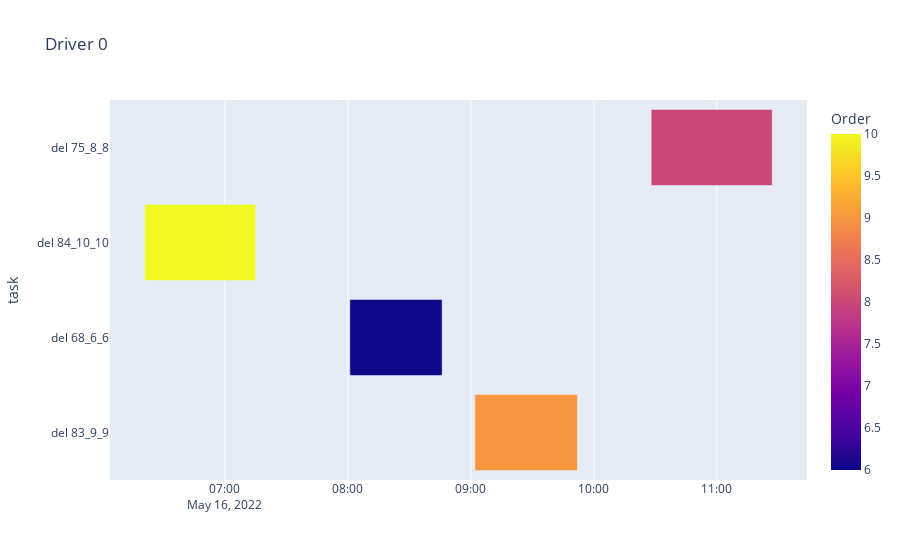
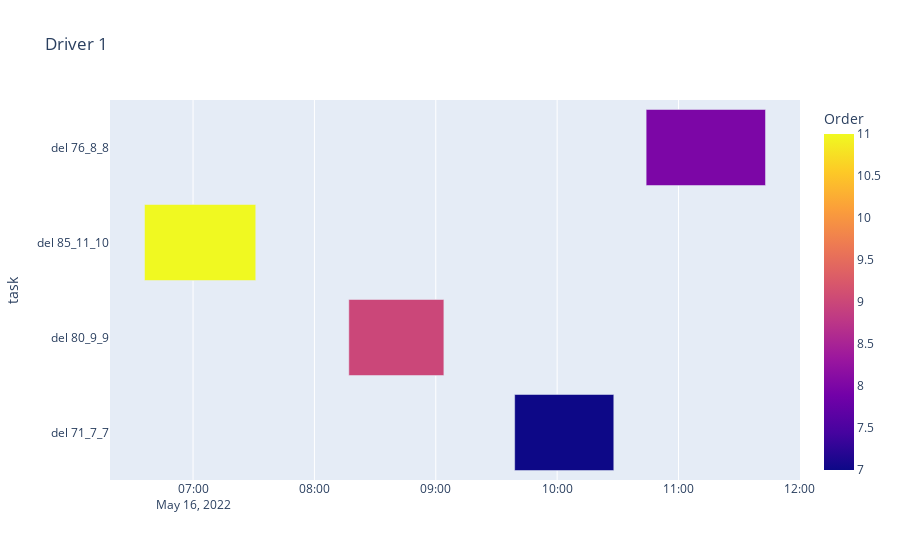
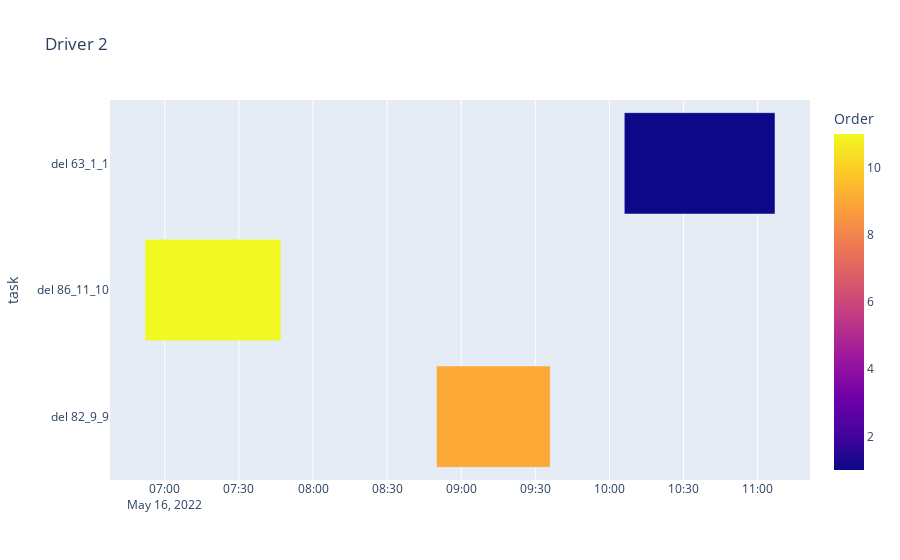
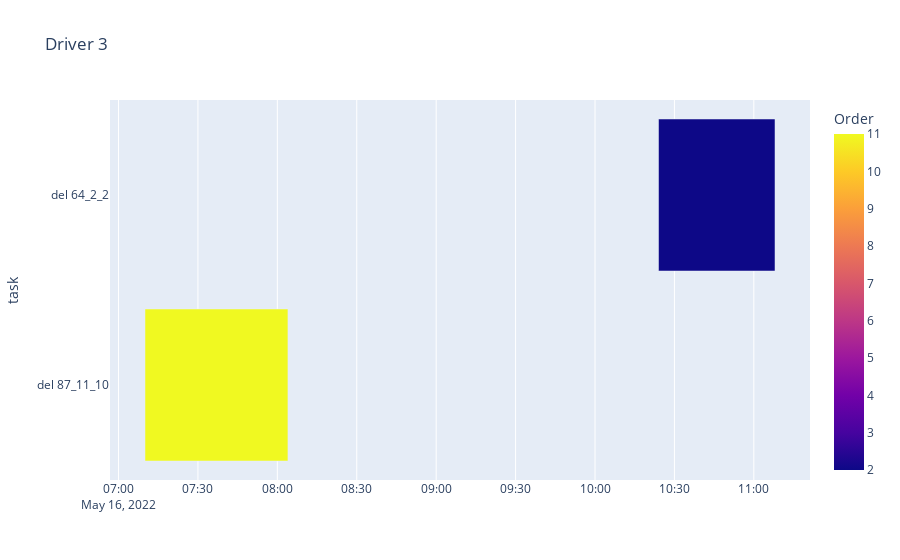

The code cell stored with these charts, in order, in its notebook:
### Code cell
import importlib
importlib.reload(gantt)
gantt.showGanttDriver(df)

### Figure 1 — Plotly figure (JSON) as saved in the notebook; plotly's stock layout.template omitted (floating-point values rounded to 4 significant figures)
{"data": [{"alignmentgroup": "True", "base": ["2022-05-16 10:28:00", "2022-05-16 6:21:00", "2022-05-16 8:01:00", "2022-05-16 9:02:00"], "hovertemplate": "startLoad=%{base}<br>endUnload=%{x}<br>task=%{y}<br>Order=%{marker.color}<extra></extra>", "legendgroup": "", "marker": {"color": [8, 10, 6, 9], "coloraxis": "coloraxis", "pattern": {"shape": ""}}, "name": "", "offsetgroup": "", "orientation": "h", "showlegend": false, "textposition": "auto", "type": "bar", "x": [3540000, 3240000, 2700000, 3000000], "xaxis": "x", "y": ["del 75_8_8", "del 84_10_10", "del 68_6_6", "del 83_9_9"], "yaxis": "y"}], "layout": {"barmode": "overlay", "coloraxis": {"colorbar": {"title": {"text": "Order"}}, "colorscale": [[0, "#0d0887"], [0.1111, "#46039f"], [0.2222, "#7201a8"], [0.3333, "#9c179e"], [0.4444, "#bd3786"], [0.5556, "#d8576b"], [0.6667, "#ed7953"], [0.7778, "#fb9f3a"], [0.8889, "#fdca26"], [1, "#f0f921"]]}, "legend": {"tracegroupgap": 0}, "title": {"text": "Driver 0"}, "xaxis": {"anchor": "y", "domain": [0, 1], "type": "date"}, "yaxis": {"anchor": "x", "autorange": "reversed", "domain": [0, 1], "title": {"text": "task"}}}}

### Figure 2 — Plotly figure (JSON) as saved in the notebook; plotly's stock layout.template omitted (floating-point values rounded to 4 significant figures)
{"data": [{"alignmentgroup": "True", "base": ["2022-05-16 10:44:00", "2022-05-16 6:36:00", "2022-05-16 8:17:00", "2022-05-16 9:39:00"], "hovertemplate": "startLoad=%{base}<br>endUnload=%{x}<br>task=%{y}<br>Order=%{marker.color}<extra></extra>", "legendgroup": "", "marker": {"color": [8, 11, 9, 7], "coloraxis": "coloraxis", "pattern": {"shape": ""}}, "name": "", "offsetgroup": "", "orientation": "h", "showlegend": false, "textposition": "auto", "type": "bar", "x": [3540000, 3300000, 2820000, 2940000], "xaxis": "x", "y": ["del 76_8_8", "del 85_11_10", "del 80_9_9", "del 71_7_7"], "yaxis": "y"}], "layout": {"barmode": "overlay", "coloraxis": {"colorbar": {"title": {"text": "Order"}}, "colorscale": [[0, "#0d0887"], [0.1111, "#46039f"], [0.2222, "#7201a8"], [0.3333, "#9c179e"], [0.4444, "#bd3786"], [0.5556, "#d8576b"], [0.6667, "#ed7953"], [0.7778, "#fb9f3a"], [0.8889, "#fdca26"], [1, "#f0f921"]]}, "legend": {"tracegroupgap": 0}, "title": {"text": "Driver 1"}, "xaxis": {"anchor": "y", "domain": [0, 1], "type": "date"}, "yaxis": {"anchor": "x", "autorange": "reversed", "domain": [0, 1], "title": {"text": "task"}}}}

### Figure 3 — Plotly figure (JSON) as saved in the notebook; plotly's stock layout.template omitted (floating-point values rounded to 4 significant figures)
{"data": [{"alignmentgroup": "True", "base": ["2022-05-16 10:06:00", "2022-05-16 6:52:00", "2022-05-16 8:50:00"], "hovertemplate": "startLoad=%{base}<br>endUnload=%{x}<br>task=%{y}<br>Order=%{marker.color}<extra></extra>", "legendgroup": "", "marker": {"color": [1, 11, 9], "coloraxis": "coloraxis", "pattern": {"shape": ""}}, "name": "", "offsetgroup": "", "orientation": "h", "showlegend": false, "textposition": "auto", "type": "bar", "x": [3660000, 3300000, 2760000], "xaxis": "x", "y": ["del 63_1_1", "del 86_11_10", "del 82_9_9"], "yaxis": "y"}], "layout": {"barmode": "overlay", "coloraxis": {"colorbar": {"title": {"text": "Order"}}, "colorscale": [[0, "#0d0887"], [0.1111, "#46039f"], [0.2222, "#7201a8"], [0.3333, "#9c179e"], [0.4444, "#bd3786"], [0.5556, "#d8576b"], [0.6667, "#ed7953"], [0.7778, "#fb9f3a"], [0.8889, "#fdca26"], [1, "#f0f921"]]}, "legend": {"tracegroupgap": 0}, "title": {"text": "Driver 2"}, "xaxis": {"anchor": "y", "domain": [0, 1], "type": "date"}, "yaxis": {"anchor": "x", "autorange": "reversed", "domain": [0, 1], "title": {"text": "task"}}}}

### Figure 4 — Plotly figure (JSON) as saved in the notebook; plotly's stock layout.template omitted (floating-point values rounded to 4 significant figures)
{"data": [{"alignmentgroup": "True", "base": ["2022-05-16 10:24:00", "2022-05-16 7:10:00"], "hovertemplate": "startLoad=%{base}<br>endUnload=%{x}<br>task=%{y}<br>Order=%{marker.color}<extra></extra>", "legendgroup": "", "marker": {"color": [2, 11], "coloraxis": "coloraxis", "pattern": {"shape": ""}}, "name": "", "offsetgroup": "", "orientation": "h", "showlegend": false, "textposition": "auto", "type": "bar", "x": [2640000, 3240000], "xaxis": "x", "y": ["del 64_2_2", "del 87_11_10"], "yaxis": "y"}], "layout": {"barmode": "overlay", "coloraxis": {"colorbar": {"title": {"text": "Order"}}, "colorscale": [[0, "#0d0887"], [0.1111, "#46039f"], [0.2222, "#7201a8"], [0.3333, "#9c179e"], [0.4444, "#bd3786"], [0.5556, "#d8576b"], [0.6667, "#ed7953"], [0.7778, "#fb9f3a"], [0.8889, "#fdca26"], [1, "#f0f921"]]}, "legend": {"tracegroupgap": 0}, "title": {"text": "Driver 3"}, "xaxis": {"anchor": "y", "domain": [0, 1], "type": "date"}, "yaxis": {"anchor": "x", "autorange": "reversed", "domain": [0, 1], "title": {"text": "task"}}}}
